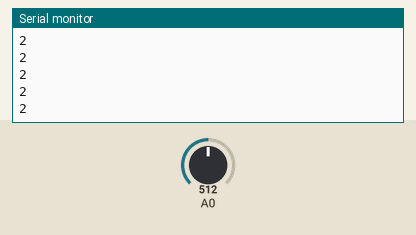
A sketch run on a simulated Arduino Uno, built with avr-gcc and run on an emulated ATmega328P. Shown: the last lines printed to the serial monitor. The test bench sets the inputs (shaded band); at power-on: A0 = 512.

Above: at 1.2 s.
1.3 s: A0 set to 716
At 2.4 s:
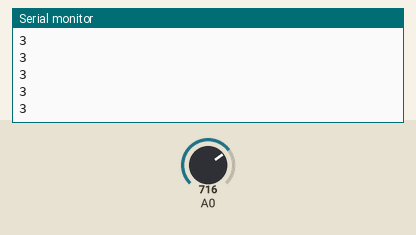
2.8 s: A0 set to 900
At 3.7 s:
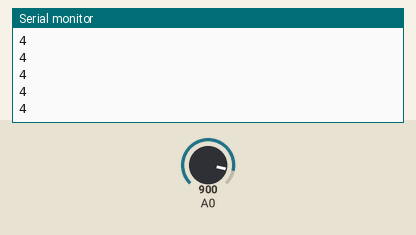
Timing chart, 0 to 5.8 s (numbered marks = the images above; inputs shaded):
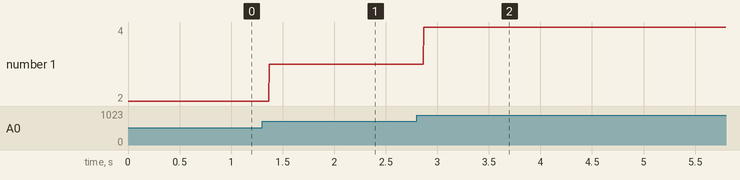

The sketch:

motor.ino
```cpp
void setup() {
  // put your setup code here, to run once:
  pinMode(A0,INPUT);
  Serial.begin(9600);

}

void loop() {
  // put your main code here, to run repeatedly:
  int x=analogRead(A0);
  int y=(5*x)/1023;
  Serial.println(y);

}
```

Measured:
- after the input at 1.3 s, the serial monitor: prints a new line after 0.07 s (image 1)
- after the input at 2.8 s, the serial monitor: prints a new line after 0.07 s (image 2)
- plotted number 1: 2 → 3 after the input at 1.3 s, 3 → 4 after the input at 2.8 s
